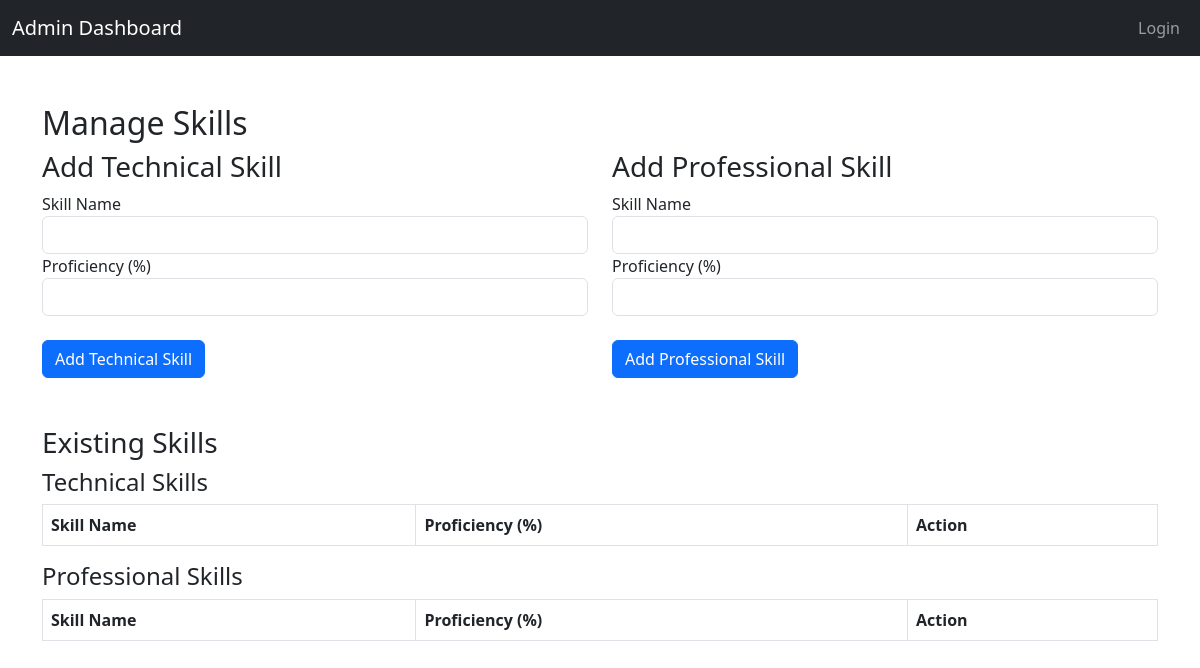
The page /admin/skills.php on the database as committed earlier.
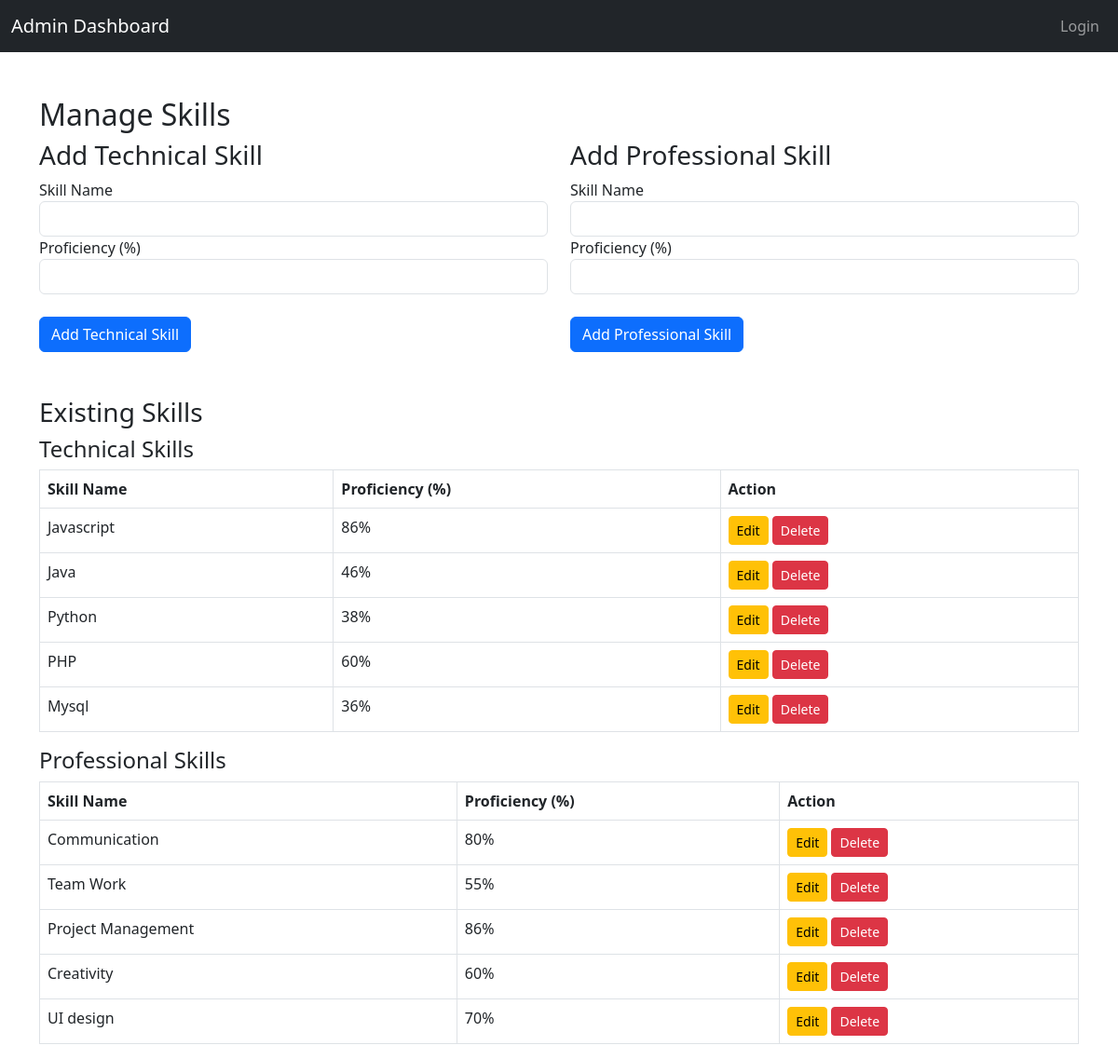
The same page on the database as committed later.
### tables this page shows
CREATE TABLE `technical_skills` (
  `id` int(11) NOT NULL,
  `skill_name` varchar(50) NOT NULL,
  `proficiency` int(11) NOT NULL
);

CREATE TABLE `professional_skills` (
  `id` int(11) NOT NULL,
  `skill_name` varchar(50) NOT NULL,
  `proficiency` int(11) NOT NULL
);

### admin/skills.php (the view, shortened to what this page needs)
<?php
    include 'header.php';
    $servername = "localhost";
    $username = "root";
    $password = "";
    $dbname = "folio";
    $conn = new mysqli($servername, $username, $password, $dbname);
?>
<div class="container mt-5">
    <h2>Manage Skills</h2>
    <div class="row">
        <div class="col-md-6">
            <h3>Add Technical Skill</h3>
            <form method="POST">
                <div class="form-group">
                    <label for="technical_skill_name">Skill Name</label>
                    <input type="text" name="technical_skill_name" class="form-control" id="technical_skill_name" required>
                </div>
                <div class="form-group">
                    <label for="technical_skill_proficiency">Proficiency (%)</label>
                    <input type="number" name="technical_skill_proficiency" class="form-control" id="technical_skill_proficiency" min="0" max="100" required>
                </div>
                <button type="submit" name="add_technical_skill" class="btn btn-primary">Add Technical Skill</button>
            </form>
        </div>
        <div class="col-md-6">
            <h3>Add Professional Skill</h3>
            <form method="POST">
                <div class="form-group">
                    <label for="professional_skill_name">Skill Name</label>
                    <input type="text" name="professional_skill_name" class="form-control" id="professional_skill_name" required>
                </div>
                <div class="form-group">
                    <label for="professional_skill_proficiency">Proficiency (%)</label>
                    <input type="number" name="professional_skill_proficiency" class="form-control" id="professional_skill_proficiency" min="0" max="100" required>
                </div>
                <button type="submit" name="add_professional_skill" class="btn btn-primary">Add Professional Skill</button>
            </form>
        </div>
    </div>
    <div class="mt-5">
    <h3>Existing Skills</h3>
    <h4>Technical Skills</h4>
    <table class="table table-bordered">
        <thead>
            <tr>
                <th>Skill Name</th>
                <th>Proficiency (%)</th>
                <th>Action</th>
            </tr>
        </thead>
        <tbody>
            <?php
            $techSkillsQuery = "SELECT * FROM technical_skills";
            $techSkillsResult = $conn->query($techSkillsQuery);
            while ($row = $techSkillsResult->fetch_assoc()) {
                echo "<tr>
                        <td>{$row['skill_name']}</td>
                        <td>{$row['proficiency']}%</td>
                        <td>
                            <a href='edit_skill.php?type=technical&id={$row['id']}' class='btn btn-sm btn-warning'>Edit</a>
                            <a href='delete_skill.php?type=technical&id={$row['id']}' class='btn btn-sm btn-danger' onclick=\"return confirm('Are you sure you want to delete this skill?');\">Delete</a>
                        </td>
                      </tr>";
            }
            ?>
        </tbody>
    </table>
    <h4>Professional Skills</h4>
    <table class="table table-bordered">
        <thead>
            <tr>
                <th>Skill Name</th>
                <th>Proficiency (%)</th>
                <th>Action</th>
            </tr>
        </thead>
        <tbody>
            <?php
            $profSkillsQuery = "SELECT * FROM professional_skills";
            $profSkillsResult = $conn->query($profSkillsQuery);
            while ($row = $profSkillsResult->fetch_assoc()) {
                echo "<tr>
                        <td>{$row['skill_name']}</td>
                        <td>{$row['proficiency']}%</td>
                        <td>
                            <a href='edit_skill.php?type=professional&id={$row['id']}' class='btn btn-sm btn-warning'>Edit</a>
                            <a href='delete_skill.php?type=professional&id={$row['id']}' class='btn btn-sm btn-danger' onclick=\"return confirm('Are you sure you want to delete this skill?');\">Delete</a>
                        </td>
                      </tr>";
            }
            ?>
        </tbody>
    </table>
</div>
</div>
<?php include('footer.php'); ?>

Rows that differ between the two databases and show on the page:
added technical_skills: skill_name "Javascript", proficiency "86"
added technical_skills: skill_name "Java", proficiency "46"
added technical_skills: skill_name "Python", proficiency "38"
added technical_skills: skill_name "PHP", proficiency "60"
added technical_skills: skill_name "Mysql", proficiency "36"
added professional_skills: skill_name "Communication", proficiency "80"
added professional_skills: skill_name "Team Work", proficiency "55"
added professional_skills: skill_name "Project Management", proficiency "86"
added professional_skills: skill_name "Creativity", proficiency "60"
added professional_skills: skill_name "UI design", proficiency "70"
